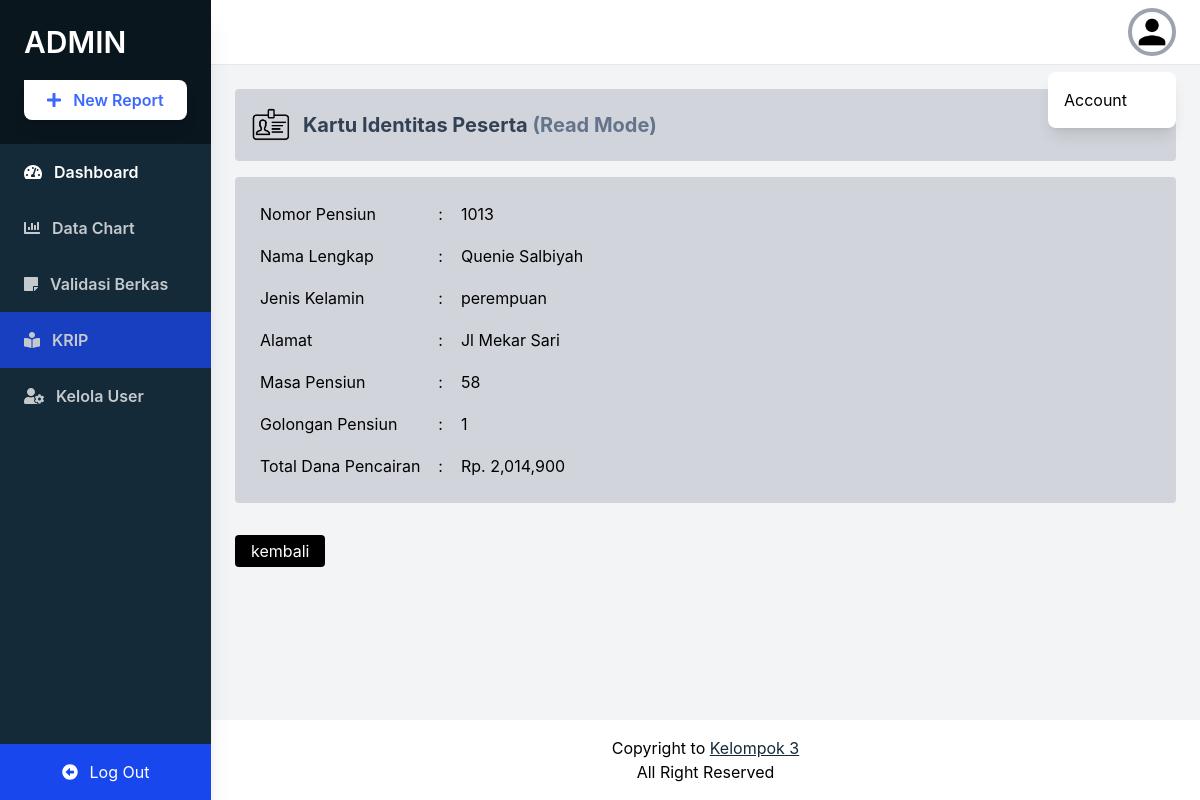
/Public/Admin/krip-read.php?np=1013 (signed in), run on the app's committed database.
### tables this page shows
CREATE TABLE `data_diri` (
  `np` int(100) NOT NULL,
  `id_user` int(100) NOT NULL,
  `nama` varchar(100) NOT NULL,
  `nip` int(100) NOT NULL,
  `tempat_lahir` varchar(100) NOT NULL,
  `tanggal_lahir` date NOT NULL,
  `agama` varchar(100) NOT NULL,
  `jenis_kelamin` varchar(100) NOT NULL,
  `alamat` varchar(100) NOT NULL,
  `no_telp` varchar(100) NOT NULL,
  `email` varchar(100) NOT NULL,
  `status_keluarga` varchar(100) NOT NULL,
  `instansi` varchar(100) NOT NULL,
  `tgl_pegawai` date NOT NULL,
  `golongan` int(100) NOT NULL,
  `jabatan` varchar(100) NOT NULL,
  `usia_pensiun` int(100) NOT NULL,
  `iuran_perbulan` int(100) NOT NULL,
  `status_berkas` varchar(100) NOT NULL
);

CREATE TABLE `dana` (
  `golongan` int(100) NOT NULL,
  `total_dana` int(100) NOT NULL
);

### Public/Functions/function-krip.php (called while the page is built, shortened)
<?php
    $conn = mysqli_connect("localhost", "root", "", "aplikasi-pensiun");
    function query($query){
        global $conn;
        $result = mysqli_query($conn, $query);
        $rows = [];
        while ($row = mysqli_fetch_assoc($result)) {
            $rows[] = $row;
        }
        return $rows;
    }
?>

### Public/Admin/krip-read.php (the view, shortened to what this page needs)
<?php
  require_once('../Functions/function-krip.php');
  $id = $_GET['np'];
  $data = query("SELECT np, nama, nip, tempat_lahir, tanggal_lahir, agama, jenis_kelamin, alamat, no_telp, email, status_keluarga, instansi, tgl_pegawai, data_diri.golongan, dana.total_dana, jabatan, usia_pensiun, iuran_perbulan, status_berkas FROM data_diri JOIN dana ON data_diri.golongan = dana.golongan WHERE data_diri.np = $id")[0];
  $id = $_SESSION['id_user'];
  $data_foto = query("SELECT * FROM user WHERE id_user  = $id")[0];
?>
<!DOCTYPE html>
<html lang="en">
  <head>
    <script src="https://cdn.tailwindcss.com"></script>
  </head>
  <body class="bg-gray-100 font-family-inter flex">
  <aside class="relative bg-[#152A38] h-screen w-64 hidden sm:block shadow-xl">
        <div class="p-6 bg-[#0A161E]">
            <a href="index.php?id=<?= $_SESSION['id_user'] ?>" class="text-white text-3xl font-semibold uppercase hover:text-gray-300">Admin</a>
            <button class="w-full bg-white cta-btn font-semibold py-2 mt-5 rounded-br-lg rounded-bl-lg rounded-tr-lg shadow-lg hover:shadow-xl hover:bg-gray-300 flex items-center justify-center">
                <i class="fas fa-plus mr-3"></i> New Report
            </button>
        </div>
        <nav class="text-white text-base font-semibold pt-0">
            <a href="index.php?id=<?= $_SESSION['id_user'] ?>" class="flex items-center text-white py-4 pl-6 nav-item">
                <i class="fas fa-tachometer-alt mr-3"></i>
                Dashboard
            </a>
            <a href="datachart.php?id=<?= $_SESSION['id_user'] ?>" class="flex items-center text-white opacity-75 hover:opacity-100 py-4 pl-6 nav-item">
              <i class="fas fa-chart-bar mr-3"></i>
                Data Chart
            </a>
            <a href="validasi.php?id=<?= $_SESSION['id_user'] ?>" class="flex items-center text-white opacity-75 hover:opacity-100 py-4 pl-6 nav-item">
                <i class="fas fa-sticky-note mr-3"></i>
                Validasi Berkas
            </a>
            <a href="krip.php?id=<?= $_SESSION['id_user'] ?>" class="flex items-center active-nav-link text-white opacity-75 hover:opacity-100 py-4 pl-6 nav-item">
              <i class="fas fa-book-reader mr-3"></i>
              KRIP
            </a>
            <a href="user.php?id=<?= $_SESSION['id_user'] ?>" class="flex items-center text-white opacity-75 hover:opacity-100 py-4 pl-6 nav-item">
                <i class="fas fa-user-cog mr-3"></i>
                Kelola User
            </a>
        </nav>
      <a href="../Login/logout.php" class="absolute w-full upgrade-btn bottom-0 active-nav-link text-white flex items-center justify-center py-4">
        <i class="fas fa-arrow-alt-circle-left mr-3"></i>
        Log Out
      </a>
    </aside>
    <div class="w-full flex flex-col h-screen overflow-y-hidden">
        <header class="w-full items-center bg-white py-2 px-6 hidden sm:flex">
            <div x-data="{ isOpen: false }" class="relative w-1/2 flex justify-end">
                <button @click="isOpen = !isOpen" class="realtive z-10 w-12 h-12 rounded-full overflow-hidden border-4 border-gray-400 hover:border-gray-300 focus:border-gray-300 focus:outline-none">
                  <?php if ($data_foto["foto"] > 0) : ?>
                    <img src="../../dist/images/<?= $data_foto["foto"]; ?>">
                  <?php else : ?>
                    <img src="../../dist/images/Profile.png">
                  <?php endif ?>
                </button>
                <button x-show="isOpen" @click="isOpen = false" class="h-full w-full fixed inset-0 cursor-default"></button>
                <div x-show="isOpen" class="absolute w-32 bg-white rounded-lg shadow-lg py-2 mt-16">
                    <a href="cekakun.php?id=<?= $_SESSION['id_user'] ?>" class="block px-4 py-2 account-link hover:text-white">Account</a>
                </div>
            </div>
        </header>
      <div class="w-full h-screen overflow-x-hidden border-t flex flex-col">
        <main class="w-full flex-grow p-6">
          <div class="flex gap-3 items-center bg-gray-300 p-4 rounded">
            <img src="../../dist/images/icon-peserta.png" alt="" width="40px" />
            <h1 class="font-bold text-xl text-slate-700">Kartu Identitas Peserta <span class="text-slate-500">(Read Mode)</span></h1>
          </div>
          <div class="mt-4 bg-gray-300 p-4 rounded">
            <table cellpadding="9">
              <tr>
                <td>Nomor Pensiun</td>
                <td>:</td>
                <td><?= $data['np'] ?></td>
              </tr>
              <tr>
                <td>Nama Lengkap</td>
                <td>:</td>
                <td class="capitalize"><?= $data['nama'] ?></td>
              </tr>
              <tr>
                <td>Jenis Kelamin</td>
                <td>:</td>
                <td><?= $data['jenis_kelamin'] ?></td>
              </tr>
              <tr>
                <td>Alamat</td>
                <td>:</td>
                <td><?= $data['alamat'] ?></td>
              </tr>
              <tr>
                <td>Masa Pensiun</td>
                <td>:</td>
                <td><?= $data['usia_pensiun'] ?></td>
              </tr>
              <tr>
                <td>Golongan Pensiun</td>
                <td>:</td>
                <td><?= $data['golongan'] ?></td>
              </tr>
              <tr>
                <td>Total Dana Pencairan</td>
                <td>:</td>
                <td>Rp. <?=number_format( $data['total_dana'])?></td>
              </tr>
            </table>
          </div>
          <div class="relative h-10 mt-7 flex items-center gap-4">
            <a href="krip.php" class="right-0 bottom-1 bg-black hover:bg-white hover:text-black px-4 py-1 text-white rounded">kembali</a>
          </div>
        </main>
        <footer class="w-full bg-white text-center p-4">
            Copyright to <a target="_blank" href="https://github.com/Queniex/Aplikasi-Pensiun" class="underline text-[#152A38] hover:text-blue-500">Kelompok 3</a><br>
            All Right Reserved
        </footer>
      </div>
    </div>
  </body>
</html>

### Public/Admin/krip-read.php (style rules this page uses)
.font-family-inter { font-family: "Inter", sans-serif; }
.cta-btn { color: #3d68ff; }
.upgrade-btn { background: #1947ee; }
.active-nav-link { background: #1947ee; }

### data on the page
data_diri: np "1013", nama "Quenie Salbiyah", jenis_kelamin "perempuan", alamat "Jl Mekar Sari", usia_pensiun "58", golongan "1", dana.total_dana "2,014,900"
